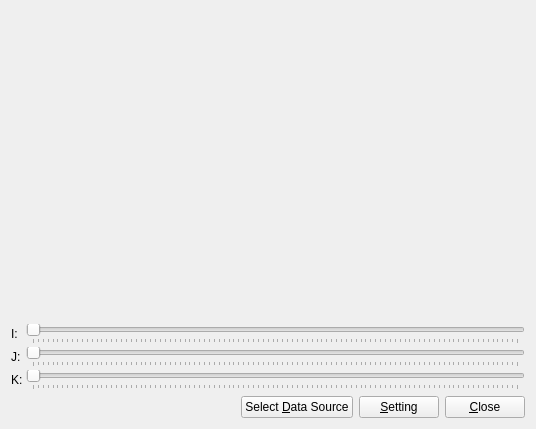
<?xml version="1.0" encoding="UTF-8"?>
<ui version="4.0">
 <class>Graph2dVerificationWindow</class>
 <widget class="QWidget" name="Graph2dVerificationWindow">
  <property name="geometry">
   <rect>
    <x>0</x>
    <y>0</y>
    <width>536</width>
    <height>429</height>
   </rect>
  </property>
  <property name="windowTitle">
   <string>Form</string>
  </property>
  <layout class="QVBoxLayout" name="verticalLayout" stretch="1,0,0">
   <item>
    <widget class="Graph2dVerificationWindowView" name="graphView" native="true"/>
   </item>
   <item>
    <layout class="QGridLayout" name="gridLayout">
     <property name="spacing">
      <number>3</number>
     </property>
     <item row="0" column="0">
      <widget class="QLabel" name="iLabel">
       <property name="text">
        <string>I:</string>
       </property>
      </widget>
     </item>
     <item row="0" column="1">
      <widget class="QSlider" name="iSlider">
       <property name="orientation">
        <enum>Qt::Horizontal</enum>
       </property>
       <property name="tickPosition">
        <enum>QSlider::TicksBelow</enum>
       </property>
      </widget>
     </item>
     <item row="1" column="0">
      <widget class="QLabel" name="jLabel">
       <property name="text">
        <string>J:</string>
       </property>
      </widget>
     </item>
     <item row="1" column="1">
      <widget class="QSlider" name="jSlider">
       <property name="orientation">
        <enum>Qt::Horizontal</enum>
       </property>
       <property name="tickPosition">
        <enum>QSlider::TicksBelow</enum>
       </property>
      </widget>
     </item>
     <item row="2" column="0">
      <widget class="QLabel" name="kLabel">
       <property name="text">
        <string>K:</string>
       </property>
      </widget>
     </item>
     <item row="2" column="1">
      <widget class="QSlider" name="kSlider">
       <property name="orientation">
        <enum>Qt::Horizontal</enum>
       </property>
       <property name="tickPosition">
        <enum>QSlider::TicksBelow</enum>
       </property>
      </widget>
     </item>
    </layout>
   </item>
   <item>
    <layout class="QHBoxLayout" name="horizontalLayout">
     <item>
      <spacer name="horizontalSpacer">
       <property name="orientation">
        <enum>Qt::Horizontal</enum>
       </property>
       <property name="sizeHint" stdset="0">
        <size>
         <width>40</width>
         <height>20</height>
        </size>
       </property>
      </spacer>
     </item>
     <item>
      <widget class="QPushButton" name="dataSourceButton">
       <property name="text">
        <string>Select &amp;Data Source</string>
       </property>
      </widget>
     </item>
     <item>
      <widget class="QPushButton" name="settingButton">
       <property name="text">
        <string>&amp;Setting</string>
       </property>
      </widget>
     </item>
     <item>
      <widget class="QPushButton" name="closeButton">
       <property name="text">
        <string>&amp;Close</string>
       </property>
      </widget>
     </item>
    </layout>
   </item>
  </layout>
 </widget>
 <customwidgets>
  <customwidget>
   <class>Graph2dVerificationWindowView</class>
   <extends>QWidget</extends>
   <header>post/graph2dverification/graph2dverificationwindowview.h</header>
   <container>1</container>
  </customwidget>
 </customwidgets>
 <resources/>
 <connections/>
</ui>
